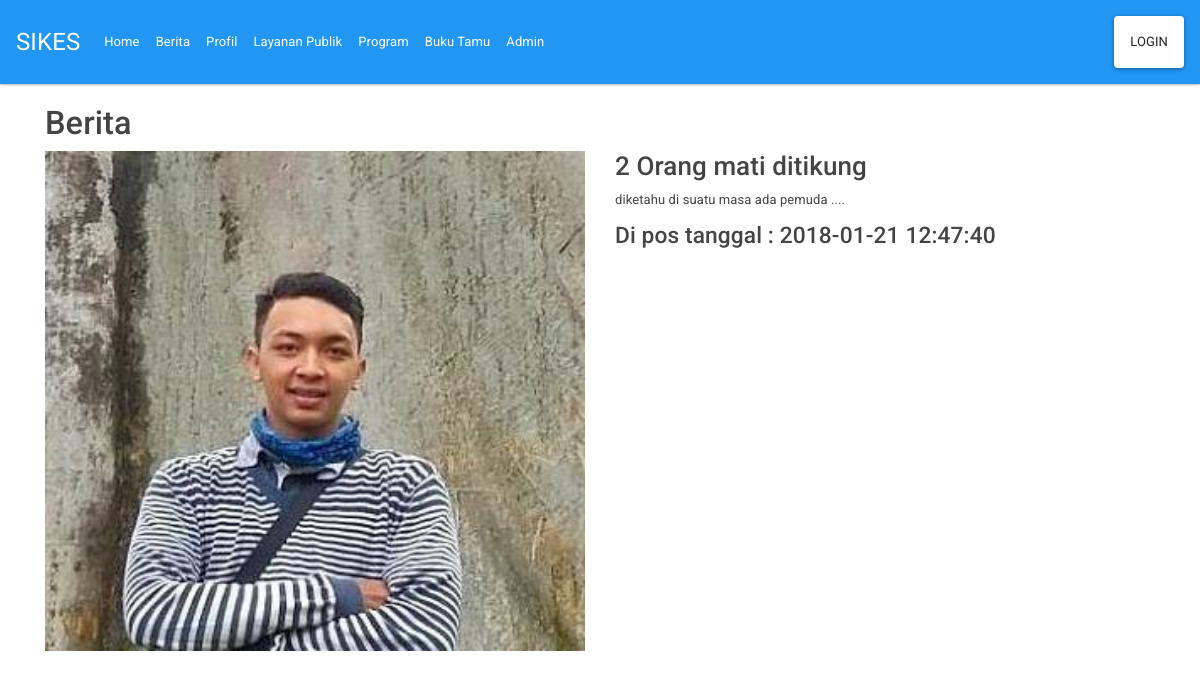
The page /detail_berita.php?id=1 on the database its author committed.
### tables this page shows
CREATE TABLE `berita` (
  `id_berita` int(11) NOT NULL,
  `judul_berita` varchar(30) NOT NULL,
  `isi_berita` text NOT NULL,
  `gambar_berita` varchar(100) NOT NULL,
  `tanggal_berita` timestamp NOT NULL DEFAULT CURRENT_TIMESTAMP ON UPDATE CURRENT_TIMESTAMP
);

### detail_berita.php (the view)
<?php
include 'partials/head.php';
include 'database/koneksi.php';
 ?>
  <div class="space">
    <div class="row">
      <div class="container">
        <h1>Berita</h1>
      </div>
    </div>
  </div>
    <?php
        $id_berita = $_GET['id'];
        $statement = "SELECT * FROM berita where id_berita = ".$id_berita;
        $query=mysqli_query($konek,$statement);
        $data=mysqli_fetch_object($query);
    ?>
        <div class="row">
            <div class="container">
            <div class="row">
                <div class="col-md-6">
                <img style="height: 500px; width: 100%; display: block;" src="<?php echo $data->gambar_berita; ?>" alt="Card image">
                </div>
                <div class="col-md-6">
                <h2><?php echo $data->judul_berita; ?></h2>
                <p><?php echo $data->isi_berita; ?></p>
                <h3>Di pos tanggal : <?php echo $data->tanggal_berita; ?></h3>
                </div>
            </div>
            </div>
        </div>
<?php include 'partials/footer.php'; ?>

### partials/head.php (style rules this page uses)
.space { margin-top: 20px; }

### rows shown on the page
berita: gambar_berita (picture), judul_berita "2 Orang mati ditikung", isi_berita "diketahu di suatu masa ada pemuda ....", tanggal_berita "2018-01-21 12:47:40"
